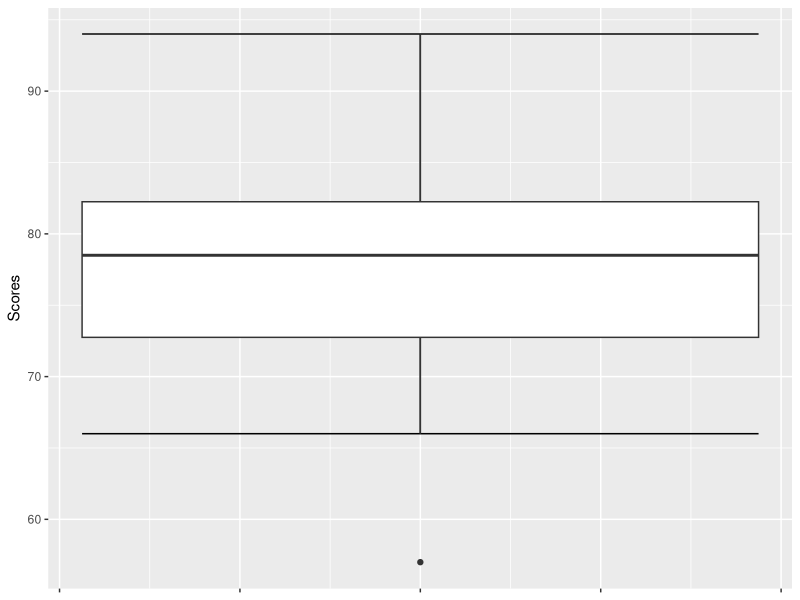

This chart was generated by the following R code:
## ---- chunk 1
knitr::opts_chunk$set(echo = TRUE)
library(ggplot2)
## ---- chunk 2
scores <- c(57, 66, 69, 71, 72, 73, 74, 77, 78, 78, 79, 79, 81, 81, 82, 83, 83, 88, 89, 94)
quantile(scores)

ggplot(, aes(scores, x = 1)) + stat_boxplot(geom = "errorbar") + geom_boxplot() + 
  theme(axis.title.x=element_blank(), axis.text.x=element_blank()) + labs(y = "Scores")
